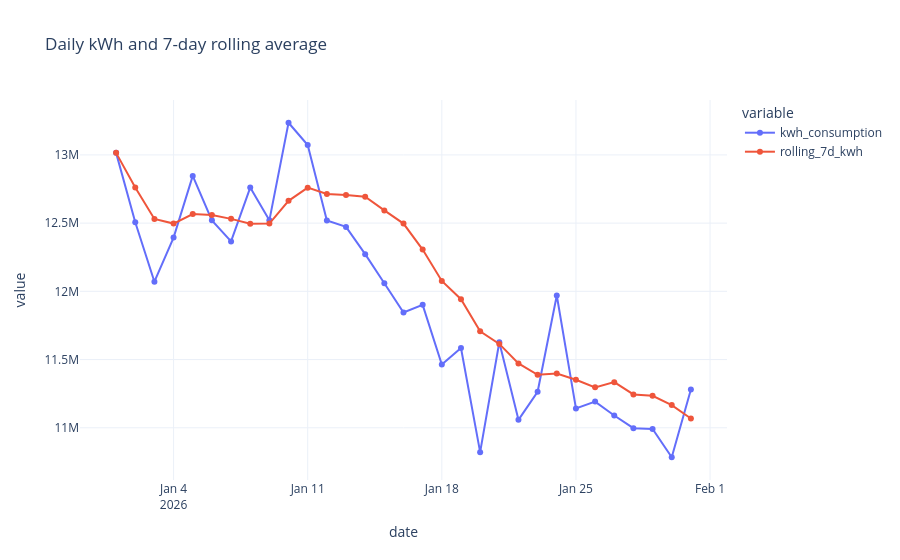

The notebook cell saved with this chart:
### Markdown cell above
## Example analysis: daily consumption trend

### Code cell
# Aggregate the enriched consumption fact table into a portfolio-wide daily time series.
daily_consumption = (
    consumption_enriched.groupby("date", dropna=True)[["kwh_consumption", "kvah_consumption"]]
    .sum(numeric_only=True)
    .reset_index()
    .sort_values("date")
)
# Rolling average smooths daily volatility and makes the overall trend easier to read.
daily_consumption["rolling_7d_kwh"] = daily_consumption["kwh_consumption"].rolling(7, min_periods=1).mean()

display(daily_consumption.tail(10))

# Plot both the raw daily series and the smoothed 7-day trend together.
fig = px.line(
    daily_consumption,
    x="date",
    y=["kwh_consumption", "rolling_7d_kwh"],
    markers=True,
    title="Daily kWh and 7-day rolling average",
)
fig.update_layout(template="plotly_white")
fig.show()
